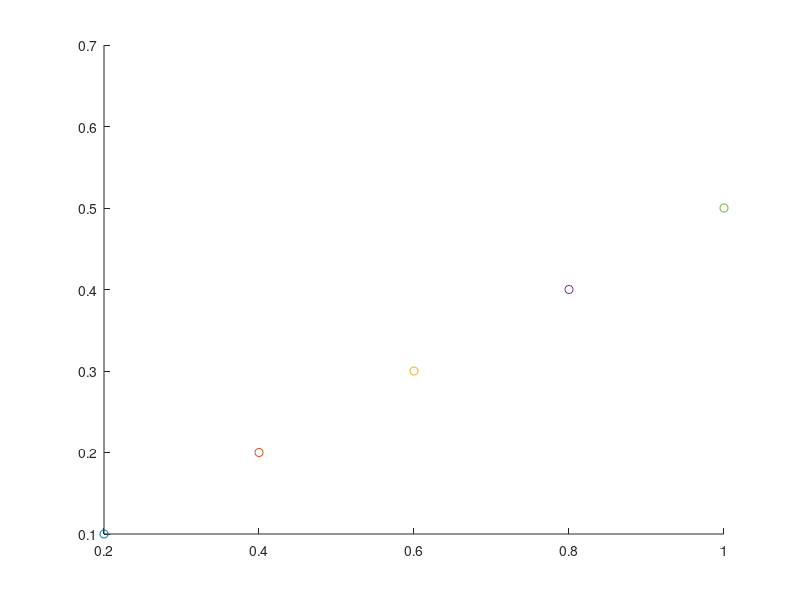

Source code (MATLAB):
clear all; close all;

Ac = 2;
fc = 600;
wc = fc*2*pi;
fm = 30;
wm = fm*2*pi;
Am = [0.4, 0.8, 1.2, 1.6, 2];
t = [0:0.00001:1];

hold on;
for i = 1:length(Am) 
    m = Am(i)/Ac;
    n = length(t);
    f = (0:n-1)*(100000/n);
    vm = Ac.*(1+m.*cos(wm.*t)).*cos(wc.*t);
    x = fft(vm);
    peak = max(x(1:n/2));
    temp = sort(x(1:n/2), 'descend');
    sidebandsAmp = mean(temp(2:3));
    plot(m, sidebandsAmp/peak, 'o');
end